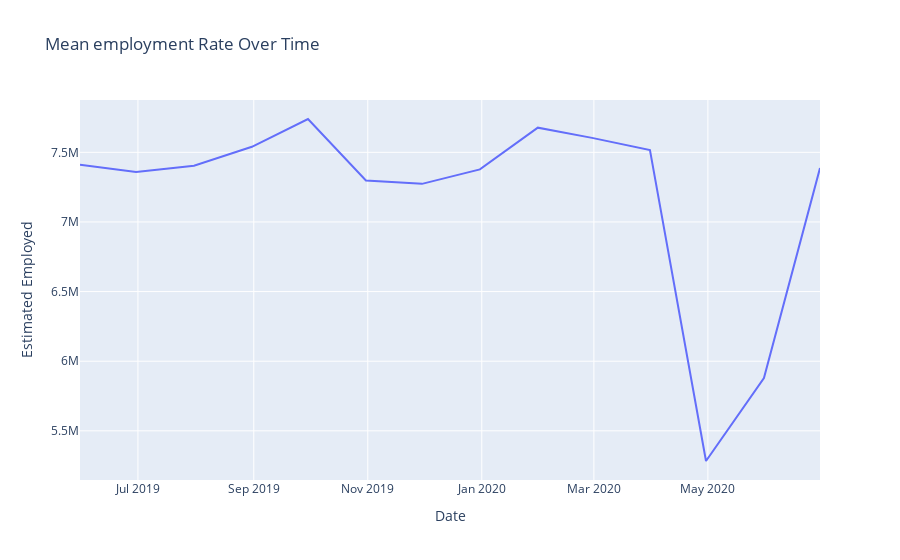

Notebook source saved alongside this figure:
### Code cell
px.line(data_frame=Date_Estimated,y='Estimated Employed',title='Mean employment Rate Over Time')

### Figure 1 — Plotly figure (JSON) as saved in the notebook; plotly's stock layout.template omitted (floating-point values rounded to 4 significant figures)
{"data": [{"hovertemplate": "Date=%{x}<br>Estimated Employed=%{y}<extra></extra>", "legendgroup": "", "line": {"color": "#636efa", "dash": "solid"}, "marker": {"symbol": "circle"}, "mode": "lines", "name": "", "orientation": "v", "showlegend": false, "type": "scatter", "x": ["2019-05-31T00:00:00", "2019-06-30T00:00:00", "2019-07-31T00:00:00", "2019-08-31T00:00:00", "2019-09-30T00:00:00", "2019-10-31T00:00:00", "2019-11-30T00:00:00", "2019-12-31T00:00:00", "2020-01-31T00:00:00", "2020-02-29T00:00:00", "2020-03-31T00:00:00", "2020-04-30T00:00:00", "2020-05-31T00:00:00", "2020-06-30T00:00:00"], "xaxis": "x", "y": [7410000.0, 7359000.0, 7404000.0, 7540000.0, 7739000.0, 7298000.0, 7274000.0, 7377000.0, 7677000.0, 7604000.0, 7517000.0, 5283000.0, 5879000.0, 7387000.0], "yaxis": "y"}], "layout": {"legend": {"tracegroupgap": 0}, "title": {"text": "Mean employment Rate Over Time"}, "xaxis": {"anchor": "y", "domain": [0, 1], "title": {"text": "Date"}}, "yaxis": {"anchor": "x", "domain": [0, 1], "title": {"text": "Estimated Employed"}}}}
